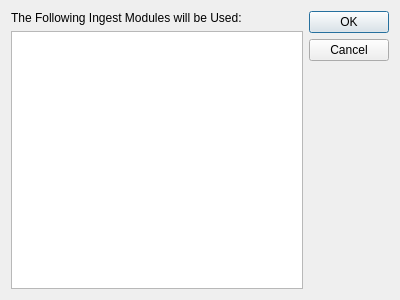
<?xml version="1.0" encoding="UTF-8"?>
<ui version="4.0">
 <class>ingestConfirmationDialog</class>
 <widget class="QDialog" name="ingestConfirmationDialog">
  <property name="geometry">
   <rect>
    <x>0</x>
    <y>0</y>
    <width>400</width>
    <height>300</height>
   </rect>
  </property>
  <property name="windowTitle">
   <string>Confirm Dialog</string>
  </property>
  <property name="windowIcon">
   <iconset resource="../../../../resources/icons/icons.qrc">
    <normaloff>:/icons/app_icon_v1.svg</normaloff>:/icons/app_icon_v1.svg</iconset>
  </property>
  <layout class="QGridLayout" name="gridLayout">
   <item row="0" column="0">
    <layout class="QHBoxLayout" name="horizontalLayout">
     <item>
      <layout class="QVBoxLayout" name="verticalLayout">
       <item>
        <widget class="QLabel" name="label">
         <property name="text">
          <string>The Following Ingest Modules will be Used:</string>
         </property>
        </widget>
       </item>
       <item>
        <widget class="QListWidget" name="listWidget">
         <property name="editTriggers">
          <set>QAbstractItemView::EditTrigger::NoEditTriggers</set>
         </property>
         <property name="showDropIndicator" stdset="0">
          <bool>false</bool>
         </property>
         <property name="selectionMode">
          <enum>QAbstractItemView::SelectionMode::NoSelection</enum>
         </property>
         <property name="selectionBehavior">
          <enum>QAbstractItemView::SelectionBehavior::SelectRows</enum>
         </property>
         <property name="supportedDragActions">
          <set>Qt::DropAction::IgnoreAction</set>
         </property>
        </widget>
       </item>
      </layout>
     </item>
    </layout>
   </item>
   <item row="0" column="1">
    <widget class="QDialogButtonBox" name="buttonBox">
     <property name="orientation">
      <enum>Qt::Orientation::Vertical</enum>
     </property>
     <property name="standardButtons">
      <set>QDialogButtonBox::StandardButton::Cancel|QDialogButtonBox::StandardButton::Ok</set>
     </property>
    </widget>
   </item>
  </layout>
 </widget>
 <resources>
  <include location="../../../../resources/icons/icons.qrc"/>
 </resources>
 <connections>
  <connection>
   <sender>buttonBox</sender>
   <signal>accepted()</signal>
   <receiver>ingestConfirmationDialog</receiver>
   <slot>accept()</slot>
   <hints>
    <hint type="sourcelabel">
     <x>248</x>
     <y>254</y>
    </hint>
    <hint type="destinationlabel">
     <x>157</x>
     <y>274</y>
    </hint>
   </hints>
  </connection>
  <connection>
   <sender>buttonBox</sender>
   <signal>rejected()</signal>
   <receiver>ingestConfirmationDialog</receiver>
   <slot>reject()</slot>
   <hints>
    <hint type="sourcelabel">
     <x>316</x>
     <y>260</y>
    </hint>
    <hint type="destinationlabel">
     <x>286</x>
     <y>274</y>
    </hint>
   </hints>
  </connection>
 </connections>
</ui>
